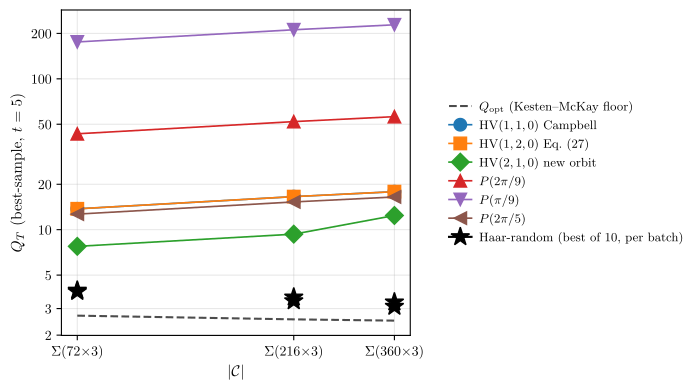

The Python source for this figure:
"""Generate fig:qt_vs_groupsize.pdf — QT/Q_opt vs |C| for every Tier-1
(group, extension) pair. Uses the d3_tier1 summary data directly.

Renders with LaTeX fonts (requires system latex) for consistency with the
paper body. Two-column figure width.
"""
from __future__ import annotations
from pathlib import Path
import matplotlib
matplotlib.use("Agg")
import matplotlib.pyplot as plt

# LaTeX-style fonts; works with the pgf backend or via usetex=True.
plt.rcParams.update({
    "text.usetex": True,
    "font.family": "serif",
    "font.serif": ["Computer Modern Roman"],
    "axes.labelsize": 11,
    "axes.titlesize": 11,
    "legend.fontsize": 9,
    "xtick.labelsize": 10,
    "ytick.labelsize": 10,
    "text.latex.preamble": r"\usepackage{amsmath}",
})

# Data from sweep_runs/d3_tier1_summary.txt — Tier 1 @ t=5.
# Keys are element counts (|C|); group labels use Sigma(m×3) where |C| = 3m.
data = {
    216:  {"size": 216,  "m": 72,
           "HV(1,1,0) Campbell": 13.750,
           "HV(1,2,0) Eq(27)":  13.750,
           "HV(2,1,0)":          7.755,
           r"$P(2\pi/9)$":      43.208,
           r"$P(\pi/9)$":      175.561,
           r"$P(2\pi/5)$":      12.681,
           "rnd_batch1":         3.885,
           "rnd_batch2":         3.960,
           "Popt":               2.692},
    648:  {"size": 648,  "m": 216,
           "HV(1,1,0) Campbell": 16.561,
           "HV(1,2,0) Eq(27)":  16.561,
           "HV(2,1,0)":          9.340,
           r"$P(2\pi/9)$":      52.039,
           r"$P(\pi/9)$":      211.443,
           r"$P(2\pi/5)$":      15.273,
           "rnd_batch1":         3.369,
           "rnd_batch2":         3.565,
           "Popt":               2.544},
    1080: {"size": 1080, "m": 360,
           "HV(1,1,0) Campbell": 17.867,
           "HV(1,2,0) Eq(27)":  17.867,
           "HV(2,1,0)":         12.419,
           r"$P(2\pi/9)$":      56.145,
           r"$P(\pi/9)$":      228.127,
           r"$P(2\pi/5)$":      16.478,
           "rnd_batch1":         3.308,
           "rnd_batch2":         3.096,
           "Popt":               2.495},
}

sizes_list = [216, 648, 1080]

ext_style = [
    ("HV(1,1,0) Campbell",      dict(marker="o",  color="#1f77b4",
                                     label=r"$\mathrm{HV}(1,1,0)$ Campbell")),
    ("HV(1,2,0) Eq(27)",        dict(marker="s",  color="#ff7f0e",
                                     label=r"$\mathrm{HV}(1,2,0)$ Eq.~(27)")),
    ("HV(2,1,0)",               dict(marker="D",  color="#2ca02c",
                                     label=r"$\mathrm{HV}(2,1,0)$ new orbit")),
    (r"$P(2\pi/9)$",             dict(marker="^",  color="#d62728",
                                     label=r"$P(2\pi/9)$")),
    (r"$P(\pi/9)$",              dict(marker="v",  color="#9467bd",
                                     label=r"$P(\pi/9)$")),
    (r"$P(2\pi/5)$",             dict(marker="<",  color="#8c564b",
                                     label=r"$P(2\pi/5)$")),
]

# Two-column figure: 7 in × 4 in, with a dedicated legend panel on the right.
fig, (ax, ax_legend) = plt.subplots(1, 2, figsize=(7.0, 4.0),
                                    gridspec_kw={"width_ratios": [3.2, 1.0]})

# Kesten-McKay floor
popt = [data[s]["Popt"] for s in sizes_list]
ax.plot(sizes_list, popt, "--", color="0.3", lw=1.5,
        label=r"$Q_{\mathrm{opt}}$ (Kesten--McKay floor)")

# Fixed extensions
for key, style in ext_style:
    qt = [data[s][key] for s in sizes_list]
    ax.plot(sizes_list, qt, linestyle="-", markersize=9, linewidth=1.2, **style)

# Haar-random (stars), one per batch per group
rnd_label_shown = False
for s in sizes_list:
    for bkey in ("rnd_batch1", "rnd_batch2"):
        qt_val = data[s][bkey]
        if not rnd_label_shown:
            ax.plot(s, qt_val, marker="*", color="k", markersize=14, zorder=5,
                    label=r"Haar-random (best of 10, per batch)")
            rnd_label_shown = True
        else:
            ax.plot(s, qt_val, marker="*", color="k", markersize=14, zorder=5)

ax.set_xscale("log")
ax.set_yscale("log")
ax.set_xlabel(r"$|\mathcal{C}|$")
ax.set_ylabel(r"$Q_T$ (best-sample, $t=5$)")
ax.set_xticks(sizes_list)
ax.set_xticklabels([r"$\Sigma(72{\times}3)$",
                    r"$\Sigma(216{\times}3)$",
                    r"$\Sigma(360{\times}3)$"])
ax.minorticks_off()
ax.set_yticks([2, 3, 5, 10, 20, 50, 100, 200])
ax.set_yticklabels([r"$2$", r"$3$", r"$5$", r"$10$",
                    r"$20$", r"$50$", r"$100$", r"$200$"])
ax.grid(True, which="both", alpha=0.3)

# Dedicated legend axis (no axis artifacts)
ax_legend.axis("off")
handles, labels = ax.get_legend_handles_labels()
ax_legend.legend(handles, labels, loc="center left", frameon=False,
                 fontsize=9, handlelength=1.8, handletextpad=0.6)

fig.tight_layout()

out = Path(__file__).resolve().parent / "fig_qt_vs_groupsize.pdf"
fig.savefig(out, bbox_inches="tight")
print(f"wrote {out}")
